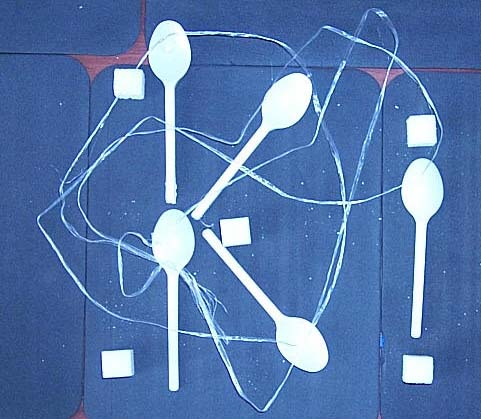
#> input picture TSOS/7-sem/Lab2/P0001465.jpg, 481 x 419 px
$ python lab2.py
#> lines starting #> are read from the running program, lines starting #| are printed output that depends on the picture; after the words box and inside, x2 and y2 are one past the last pixel; in counts of white or black regions, pixels touching at a corner belong together
import cv2 as cv
import numpy as np

path = 'P0001465.jpg'
orig_image = cv.imread(path, cv.IMREAD_COLOR)
#> orig_image is the input picture: shape (419, 481, 3); mean B, G, R 171.6, 119.5, 86.4


def gamma_correction(image):
    a, gamma = 2, 5
    rows, cols = image.shape

    for i in range(rows):
        for j in range(cols):
            new_pixel = int(a * pow(image[i, j] / 255, gamma) * 255)

            if new_pixel > 255:
                new_pixel = 255

            image[i, j] = new_pixel

    return image


def erosion(image):
    kernel = np.array([[1, 1, 1, 1, 1],
                       [1, 1, 1, 1, 1],
                       [1, 1, 1, 1, 1],
                       [1, 1, 1, 1, 1],
                       [1, 1, 1, 1, 1]], dtype=np.uint8)

    rows, cols = image.shape
    k_rows, k_cols = kernel.shape

    k_rows_2, k_cols_2 = k_rows // 2, k_cols // 2

    result = image.copy()

    for i in range(k_rows_2, rows - k_rows_2):
        for j in range(k_cols_2, cols - k_cols_2):
            min_value = 255

            for k in range(k_rows):
                for l in range(k_cols):
                    pixel = image[i - k_rows_2 + k, j - k_cols_2 + l]
                    min_value = min(min_value, pixel)

            result[i, j] = min_value

    return result


def threshold(image):
    hist, _ = np.histogram(image, bins=256, range=(0, 256))
    total_pixels = image.size

    best_threshold = 0
    best_variance = 0

    for t in range(1, 256):
        before_hist = hist[:t]
        after_hist = hist[t:]

        sum_before_hist = np.sum(before_hist)
        sum_after_hist = np.sum(after_hist)

        if sum_before_hist == 0 or sum_after_hist == 0:
            continue

        w0 = sum_before_hist / total_pixels
        w1 = sum_after_hist / total_pixels

        u0 = np.sum(np.arange(t) * before_hist) / (w0 * total_pixels)
        u1 = np.sum(np.arange(t, 256) * after_hist) / (w1 * total_pixels)

        variance = w0 * w1 * (u0 - u1) ** 2

        if variance > best_variance:
            best_threshold = t
            best_variance = variance

    return (image > best_threshold).astype(np.uint8) * 255


def params(component):
    rows, cols = component.shape

    square = 0
    perimeter = 0
    static_x = 0
    static_y = 0

    m11 = 0
    m02 = 0
    m20 = 0

    for i in range(rows):
        for j in range(cols):
            if component[i, j] == 255:
                square += 1
                static_x += i
                static_y += j

                if (i == 0 or i == rows - 1 or
                        j == 0 or j == cols - 1 or
                        component[i, j + 1] == 0 or
                        component[i, j - 1] == 0 or
                        component[i + 1, j] == 0 or
                        component[i - 1, j] == 0):
                    perimeter += 1

    for i in range(rows):
        for j in range(cols):
            if component[i, j] == 255:
                m11 += (i - static_x / square) * (j - static_y / square)
                m02 += (i - static_x / square) ** 2
                m20 += (j - static_y / square) ** 2

    compactness = perimeter * perimeter / square

    elongation = ((m20 + m02 + np.sqrt((m20 - m02) ** 2 + 4 * m11 ** 2)) /
                  (m20 + m02 - np.sqrt((m20 - m02) ** 2 + 4 * m11 ** 2)))

    return [square, perimeter, compactness, elongation, static_x, static_y]


def components(image):
    data = []

    rows, cols = image.shape
    index = 1

    labeled = np.zeros_like(image, dtype=int)

    for i in range(rows):
        for j in range(cols):
            if image[i, j] == 255 and labeled[i, j] == 0:
                component = np.zeros((rows, cols), dtype=np.uint8)

                stack = [(i, j)]

                while stack:
                    x, y = stack.pop()

                    if (not (0 <= x < rows) or not (0 <= y < cols) or not (image[x, y] == 255)) or labeled[x, y] != 0:
                        continue
                    labeled[x, y] = index
                    component[x, y] = 255

                    stack.extend([(x + 1, y),
                                  (x - 1, y),
                                  (x, y + 1),
                                  (x, y - 1)])

                data_row = params(component)

                if data_row[0] > 200:
                    data.append(data_row[:4])

                    print()
                    print('%11s: %d' % ('index', index))
                    print('%11s: %d' % ('square', data_row[0]))
                    print('%11s: %d' % ('perimeter', data_row[1]))
                    print('%11s: %.2f' % ('compactness', data_row[2]))
                    print('%11s: %.2f' % ('elongation', data_row[3]))
                    print('%11s: %d' % ('static_x', data_row[4]))
                    print('%11s: %d' % ('static_y', data_row[5]))

                    cv.putText(orig_image, f'Object {index}', (j - 40, i), cv.FONT_HERSHEY_SIMPLEX, 0.5, (0, 0, 255), 1)

                    index += 1

    cv.imshow('Result', orig_image)

    return np.array(data)


def distance(a, b):
    return np.sqrt(np.sum((a - b) ** 2))


def k_means(data, k):
    rows, _ = data.shape

    cluster_centers = data[np.random.choice(rows, k, replace=False)]
    cluster_assigns = np.zeros(rows)

    for _ in range(10):
        for i, row in enumerate(data):
            distances = [distance(row, center) for center in cluster_centers]

            closest_cluster = np.argmin(distances)
            cluster_assigns[i] = closest_cluster

        for cluster in range(k):
            cluster_rows = data[cluster_assigns == cluster]

            if len(cluster_rows) > 0:
                cluster_centers[cluster] = np.mean(cluster_rows, axis=0)

    print()

    for i in range(k):
        cluster_components = ([j + 1 for j, cluster in enumerate(cluster_assigns)
                               if cluster == i])

        print(f'{i + 1}: {cluster_components}')


def main():
    k = 3

    image = cv.imread(path, cv.IMREAD_GRAYSCALE)
    cv.imshow('Initial Image', image)

    image = gamma_correction(image)
    cv.imshow('Gamma Image', image)
    image = erosion(image)
    image = threshold(image)
    cv.imshow('Binary Image', image)

    k_means(components(image), k)

    cv.waitKey(0)


if __name__ == "__main__":
    main()
#> in main, `image = cv.imread(path, cv.IMREAD_GRAYSCALE)`:
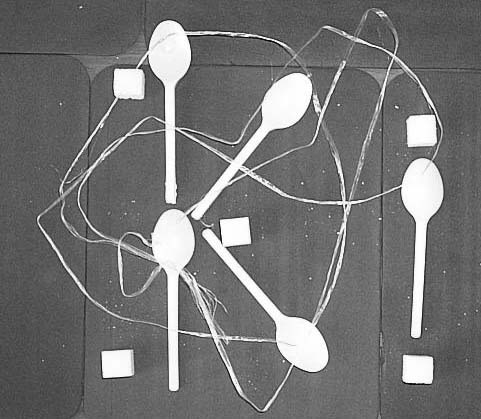
#> image: shape (419, 481); min 0, max 255, mean 115.6
#> after the loop in gamma_correction, `for i in range(rows):`:
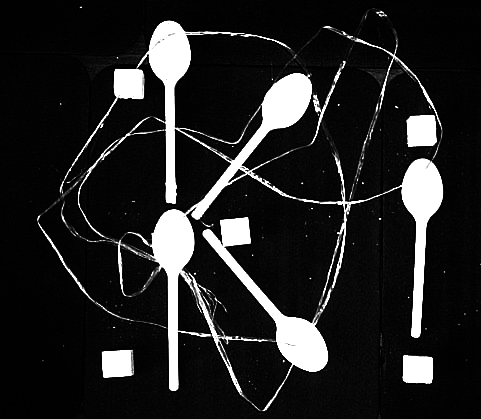
#> image: shape (419, 481); min 0, max 255, mean 35.3
#> after the loop in erosion, `for i in range(k_rows_2, rows - k_rows_2):`:
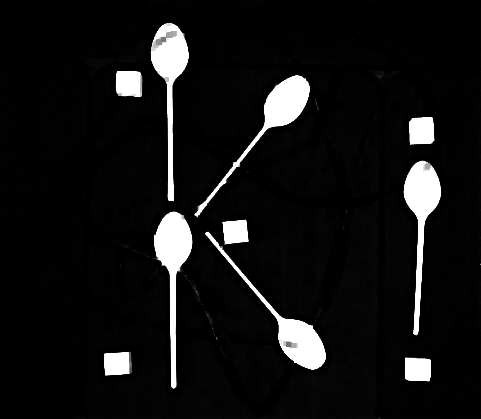
#> result: shape (419, 481); min 0, max 255, mean 19.5
#> in threshold, `hist, _ = np.histogram(image, bins=256, range=(0, 256))`: hist = 256 values, max 55414 at index 1, min 0 at index 36, mean 787.3
#> the loop in threshold, `for t in range(1, 256):` made 255 passes
#> (before_hist, sum_before_hist, sum_after_hist, w0, w1, u0, u1, variance) on passes 1 to 6: ([48455], 48455, 153084, 0.24, 0.76, 0, 25.62, 119.8), ([48455, 55414], 103869, 97670, 0.515, 0.485, 0.533, 39.58, 380.9), ([48455, 55414, 32674], 136543, 64996, 0.678, 0.322, 0.884, 58.48, 724.7), ([48455, 55414, 32674, 21919], 158462, 43077, 0.786, 0.214, 1.18, 86.71, 1229.4), ([48455, 55414, 32674, 21919, 17399], 175861, 25678, 0.873, 0.127, 1.46, 142.7, 2219.5), ([48455, 55414, 32674, 21919, 17399, 6373], 182234, 19305, 0.904, 0.0958, 1.58, 188.2, 3017.2)
#> (sum_before_hist, sum_after_hist, w0, w1, u0, u1, variance, best_variance) on passes 10 to 15: (186003, 15536, 0.923, 0.0771, 1.68, 232.3, 3785.4, 3785.4), (186111, 15428, 0.923, 0.0766, 1.68, 233.9, 3812, 3812), (186173, 15366, 0.924, 0.0762, 1.68, 234.8, 3827.3, 3827.3), (186228, 15311, 0.924, 0.076, 1.69, 235.6, 3840.9, 3840.9), (186259, 15280, 0.924, 0.0758, 1.69, 236.1, 3848.5, 3848.5), (186286, 15253, 0.924, 0.0757, 1.69, 236.4, 3855.1, 3855.1)
#> in threshold, `return (image > best_threshold).astype(np.uint8) * 255`:
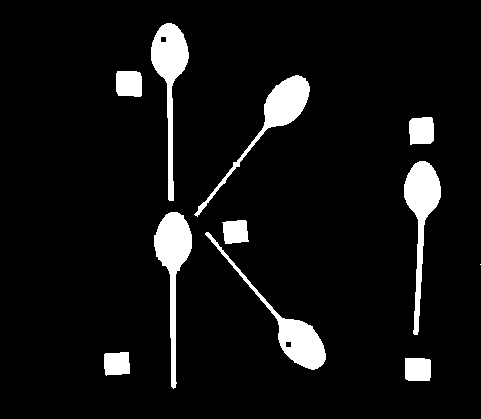
#> returned value: shape (419, 481); 7% white; 11 white regions (1 under 20 px), largest, box (x1, y1, x2, y2) and area: (154, 212, 192, 389) 2349, (151, 23, 189, 201) 2276, (404, 161, 441, 335) 2253
#> after the loop in components, `for i in range(rows):`:
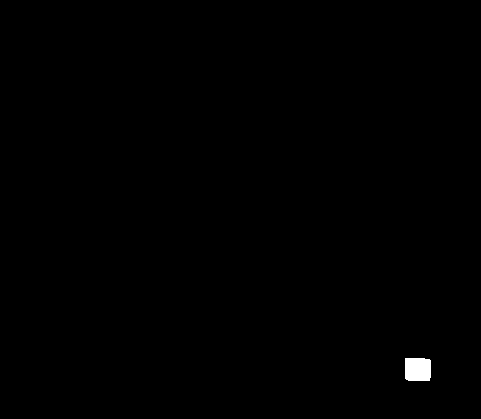
#> component: shape (419, 481); 0.29% white; 1 white region, box (x1, y1, x2, y2) and area: (405, 358, 431, 381) 584
#> after the loop in components, `for i in range(rows):`:
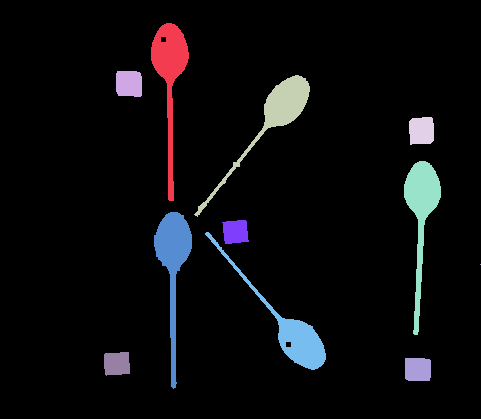
#> labeled: shape (419, 481) int64; 11 distinct labels, from 0 to 10; one colour per label, 0 black
#> after the loop in components, `for i in range(rows):`:
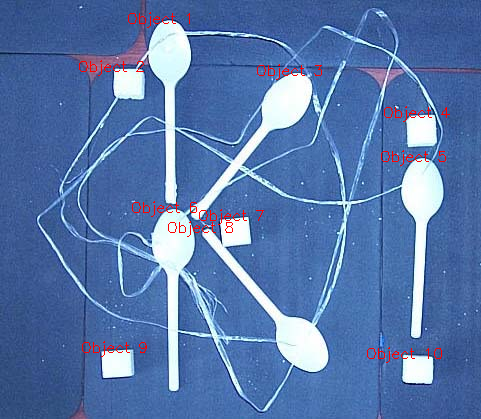
#> orig_image: shape (419, 481, 3); 0.74% of pixels changed, all inside (x1, y1, x2, y2) = (79, 12, 450, 363)
#> the loop in k_means, `for i in range(k):` made 3 passes
#| 1: [3, 8]
#| 2: [2, 4, 7, 9, 10]
#| 3: [1, 5, 6]
